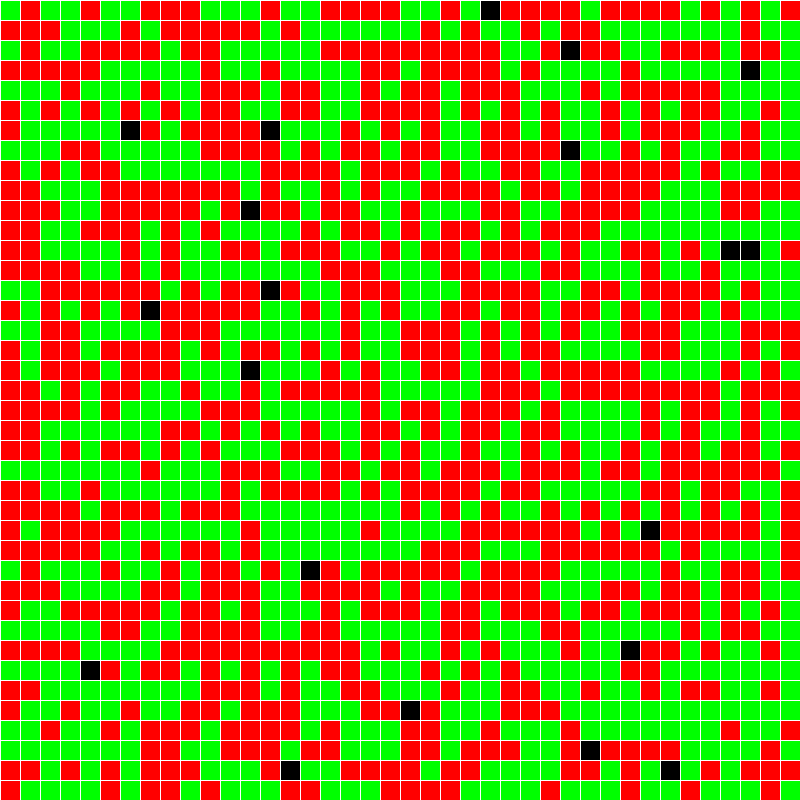
Frame 1 (no input)
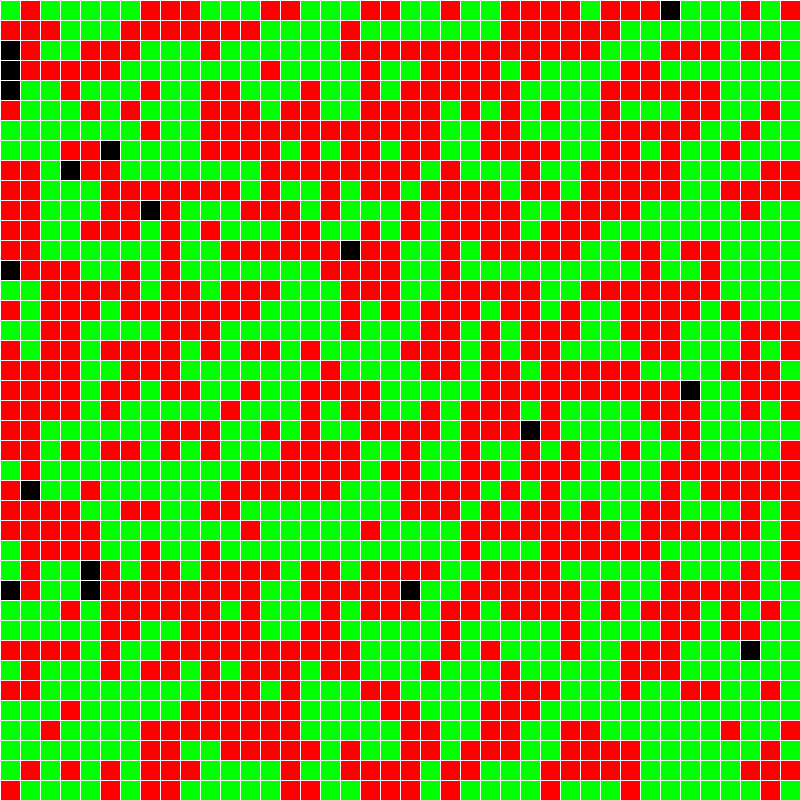
Frame 60 (the mouse pressed at the canvas centre just before this capture)
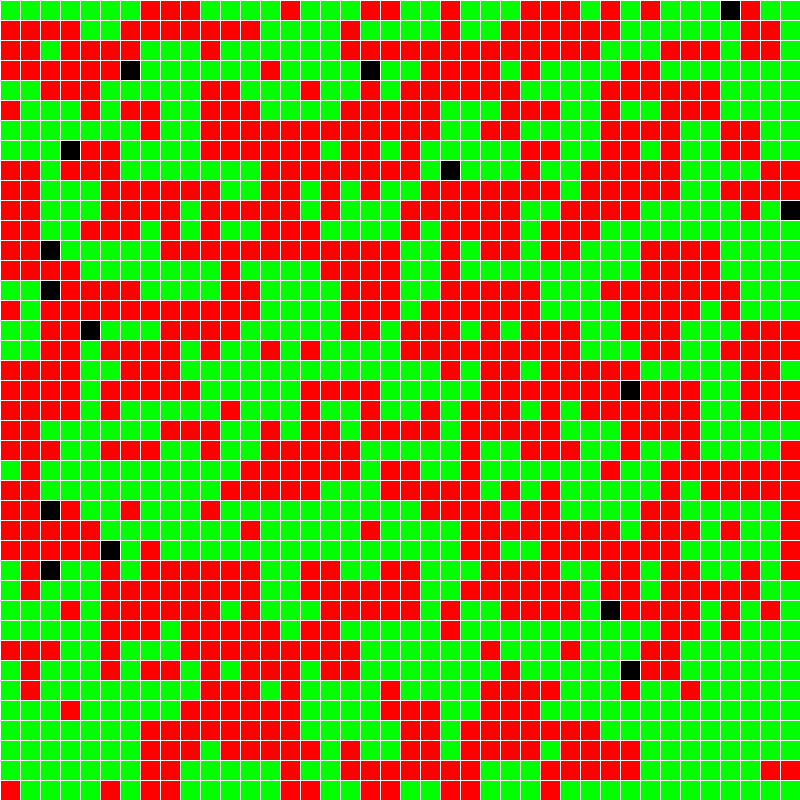
Frame 120 (the mouse held since frame 60 and released just before this capture)

The Processing sketch that drew these frames (run headless with seeded random() and noise(); from frame 60 on, the mouse is pressed at the canvas centre):

// Processing sketch: segregation
// ── segregation.pde
int n = 40;
int groups = 2;
float scale;
int houses[][] = new int[n][n];

void setup(){
  size(800,800);
  background(0);
  stroke(255);
  scale = width/n;
  fill(0,0, 255, 0, 0);
  createBoard();
}

void fill(int row, int col, int r, int g, int b){
  rectMode(CORNERS);
  fill(r, g, b);
  rect(row*scale,col*scale, (row+1)*scale,(col+1)*scale);
}

void draw(){
  //background(0);
  //frameRate(10);
  //fill(int(random(n)), int(random(n)), 255, 0, 0);
  int r = 0;
  int g = 0;
  int b = 0;
  for (int row = 0; row<n; row++){  
    for (int col = 0;col<n; col++){  
      if (houses[row][col] == 0){
        r = 255;
        g = 0;
        b = 0;
      } else if (houses[row][col] == 1){
        r = 0;
        g = 255;
        b = 0;
      } else if (houses[row][col] == 2){
        r = 0;
        g = 0;
        b = 255;
      } else {
        r = 0;
        g = 0;
        b = 0;
      }
      fill(row, col, r, g, b);
    }
  }
  //
  int nd = 10;
  for(int s=0;s<nd;s++){
    seek();
  }
  moveOut(nd);
}

int score(int row, int col, int value){
  int top;
  int bottom;
  int left;
  int right;
  int tr;
  int tl; 
  int bl;
  int br;
  if (row == 0){
    top = 1;
  } else {
    top = houses[row-1][col];
  }
  
  if (row == n-1){
    bottom = 1;
  } else {
    bottom = houses[row+1][col];
  }
  
  if (col == 0){
    left = 1;
  } else {
    left = houses[row][col-1];
  }
  
  if (col == n-1){
    right = 1;
  } else {
    right = houses[row][col+1];
  }
    
  int[] d = {top, bottom, left, right};
  int score = 0;
  for (int j = 0; j<d.length; j++){
    if (d[j] == value) score++;
  }
  return score;
}

void createBoard(){
  for (int row = 0; row<n; row++){  
    for (int col = 0;col<n; col++){  
      line(row*scale, col*scale, (row)*scale, (col+1)*scale);
      line(row*scale, (col+1)*scale, (row+1)*scale, (col+1)*scale);
      houses[row][col] = int(random(2));
    }
  }
  
  moveOut(20);
}

void moveOut(int number){
  for (int k = 0; k<number;k++){
    int drow = int(random(n));
    int dcol = int(random(n));
    houses[drow][dcol] = -1;
  }
}

void seek(){
  int type = int(random(groups));
  int bestRow = 0;
  int bestCol = 0;
  int bestScore = 0;
  int numEmpty = 0;
  for (int row = 0; row<n; row++){  
    for (int col = 0;col<n; col++){  
      if (houses[row][col] == -1){
        numEmpty++;
        if (score(row, col, type) >= bestScore){
          bestRow = row;
          bestCol = col;
          bestScore = score(row, col, type);
        }
      }
    }
  }
  
  if (numEmpty==0){
    return;
  }
  
  houses[bestRow][bestCol] = type;
  //fill(bestRow, bestCol, )
}
